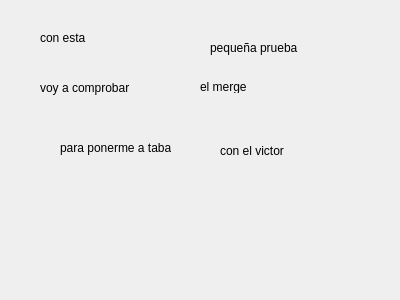
<?xml version="1.0" encoding="UTF-8"?>
<ui version="4.0">
 <class>labels_dialog</class>
 <widget class="QDialog" name="labels_dialog">
  <property name="geometry">
   <rect>
    <x>0</x>
    <y>0</y>
    <width>400</width>
    <height>300</height>
   </rect>
  </property>
  <property name="windowTitle">
   <string>Dialog</string>
  </property>
  <widget class="QLabel" name="label">
   <property name="geometry">
    <rect>
     <x>40</x>
     <y>30</y>
     <width>91</width>
     <height>16</height>
    </rect>
   </property>
   <property name="text">
    <string>con esta</string>
   </property>
  </widget>
  <widget class="QLabel" name="label_2">
   <property name="geometry">
    <rect>
     <x>210</x>
     <y>40</y>
     <width>111</width>
     <height>16</height>
    </rect>
   </property>
   <property name="text">
    <string>pequeña prueba</string>
   </property>
  </widget>
  <widget class="QLabel" name="label_3">
   <property name="geometry">
    <rect>
     <x>40</x>
     <y>80</y>
     <width>121</width>
     <height>16</height>
    </rect>
   </property>
   <property name="text">
    <string>voy a comprobar</string>
   </property>
  </widget>
  <widget class="QLabel" name="label_4">
   <property name="geometry">
    <rect>
     <x>200</x>
     <y>80</y>
     <width>47</width>
     <height>13</height>
    </rect>
   </property>
   <property name="text">
    <string>el merge</string>
   </property>
  </widget>
  <widget class="QLabel" name="label_5">
   <property name="geometry">
    <rect>
     <x>60</x>
     <y>140</y>
     <width>111</width>
     <height>16</height>
    </rect>
   </property>
   <property name="text">
    <string>para ponerme a tabajar</string>
   </property>
  </widget>
  <widget class="QLabel" name="label_6">
   <property name="geometry">
    <rect>
     <x>220</x>
     <y>140</y>
     <width>111</width>
     <height>21</height>
    </rect>
   </property>
   <property name="text">
    <string>con el victor</string>
   </property>
  </widget>
 </widget>
 <resources/>
 <connections/>
</ui>
